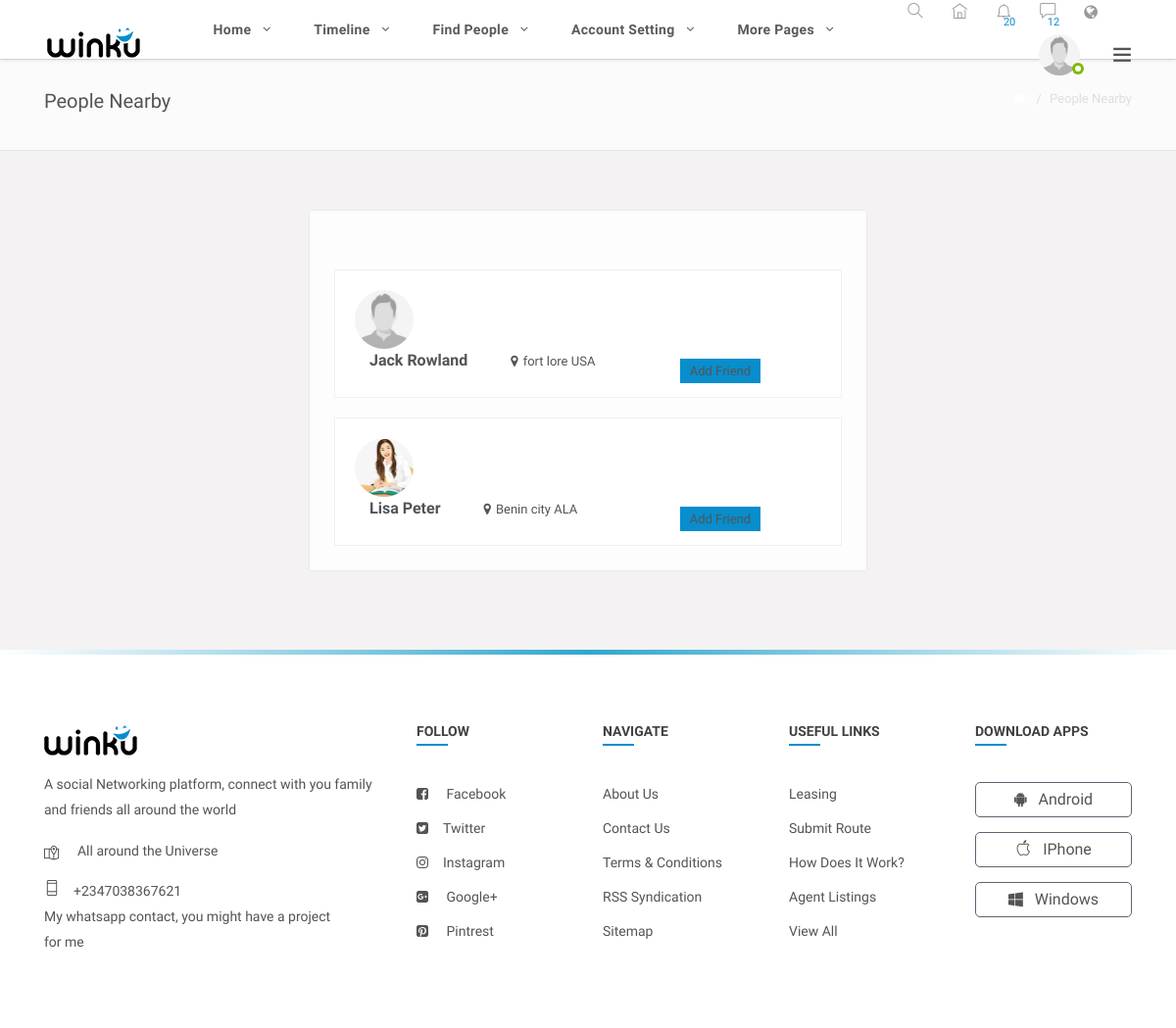
The app's page /findPeople/index.php (signed in), older data.
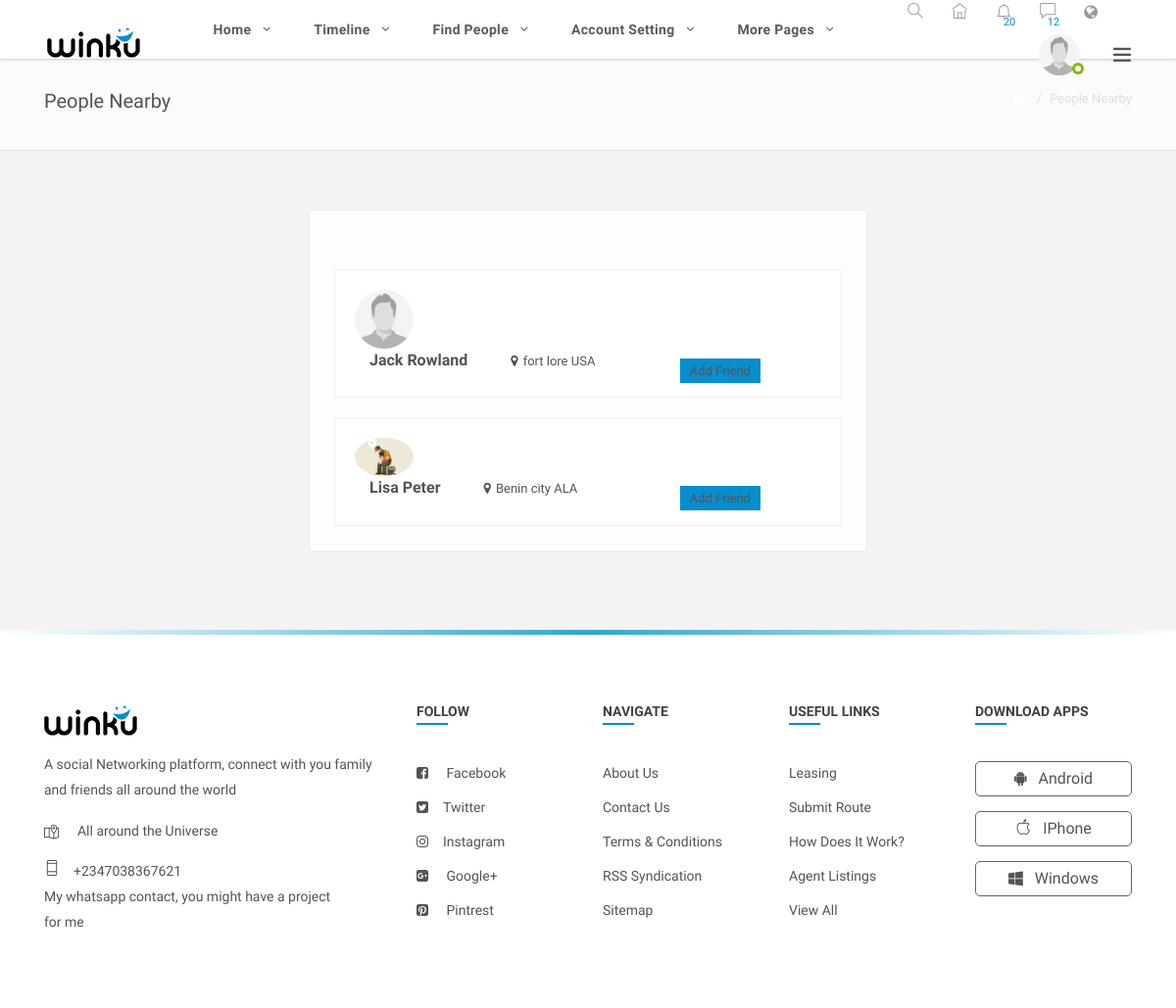
The same page, newer data.
### tables this page shows
CREATE TABLE `users` (
  `id` int(11) NOT NULL,
  `name` varchar(50) NOT NULL,
  `password` varchar(50) NOT NULL,
  `email` varchar(50) NOT NULL,
  `username` varchar(50) NOT NULL,
  `phone` varchar(50) NOT NULL,
  `dob` varchar(50) NOT NULL,
  `gender` varchar(50) NOT NULL,
  `city` varchar(50) NOT NULL,
  `country` varchar(50) NOT NULL,
  `about_me` text NOT NULL,
  `date_created` varchar(50) NOT NULL,
  `profile_pic` varchar(50) NOT NULL,
  `cover_pic` varchar(50) NOT NULL
);

### findPeople/index.php (the view, shortened to what this page needs)
<?php
include '../header.php';
include '../connection.php';
 ?>
 <section>
		<div class="page-header">
			<div class="header-inner">
				<h2>People Nearby</h2>
				<nav class="breadcrumb">
				  <a href="index-2.html" class="breadcrumb-item"><i class="fa fa-home"></i></a>
				  <span class="breadcrumb-item active">People Nearby</span>
				</nav>
			</div>
		</div>
	</section>
<section>
		<div class="gap gray-bg">
			<div class="container-fluid">
				<div class="row">
					<div class="col-lg-12">
						<div class="row" id="page-contents">
							<div class="col-lg-3">
								<aside class="sidebar static">
								</aside>
							</div>
							<div class="col-lg-6">
								<div class="central-meta">
									<ul class="nearby-contct">
<?php
	$userId = $_SESSION['uid'];
	$select = "SELECT * FROM users WHERE id != '$userId' ORDER BY date_created DESC, name ASC ";
	$sql = mysqli_query($con, $select);
	while($result = mysqli_fetch_assoc($sql)){
		$dp =  $result['profile_pic'];
		$name = $result['name'];
		$city = $result['city'];
		$country = $result['country'];
		$id = $result['id'];
?>
										<li>
											<div class="nearly-pepls">
												<figure>
													<a href="<?php echo base_url ?>timeline/?pepl=<?php echo $id ?>" title=""><img src="<?php echo base_url ?>/uploads/displaypics/<?php echo $dp ?>" alt=""></a>
												</figure>
												<div class="pepl-info">
													<h4><a href="<?php echo base_url ?>timeline/?pepl=<?php echo $id ?>" title=""><?php echo $name ?></a></h4>
													<em><?php if (!empty($city || $country)) {
														echo '<i class="fa fa-map-marker">';
													} ?></i><?php echo $city.' '. $country; ?></em>
													<a type="button" title=""  class="add-butn" data-ripple="">add friend</a>
												</div>
											</div>
										</li>
										<?php } ?>
									</ul>
								</div>
							</div>
							<div class="col-lg-3">
								<aside class="sidebar static">
								</aside>
							</div>
						</div>
					</div>
				</div>
			</div>
		</div>
	</section>
<?php
include '../footer.php';
?>

Row changes from the older to the newer data that the page shows:
changed users "Lisa Peter": profile_pic: a different picture
